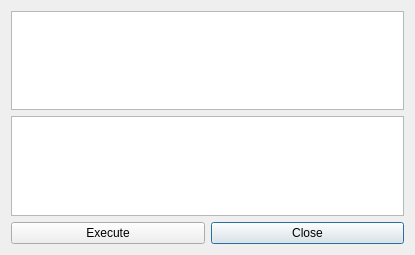
<?xml version="1.0" encoding="UTF-8"?>
<ui version="4.0">
 <class>Query</class>
 <widget class="QDialog" name="Query">
  <property name="geometry">
   <rect>
    <x>0</x>
    <y>0</y>
    <width>415</width>
    <height>255</height>
   </rect>
  </property>
  <property name="sizePolicy">
   <sizepolicy hsizetype="Fixed" vsizetype="Fixed">
    <horstretch>0</horstretch>
    <verstretch>0</verstretch>
   </sizepolicy>
  </property>
  <property name="windowTitle">
   <string>Dialog</string>
  </property>
  <layout class="QGridLayout" name="gridLayout">
   <item row="0" column="0" colspan="2">
    <widget class="QTextEdit" name="SqlText"/>
   </item>
   <item row="2" column="1">
    <widget class="QPushButton" name="pushButton_2">
     <property name="text">
      <string>Close</string>
     </property>
    </widget>
   </item>
   <item row="2" column="0">
    <widget class="QPushButton" name="pushButton">
     <property name="text">
      <string>Execute</string>
     </property>
    </widget>
   </item>
   <item row="1" column="0" colspan="2">
    <widget class="QTextEdit" name="SqlRes"/>
   </item>
  </layout>
 </widget>
 <resources/>
 <connections>
  <connection>
   <sender>pushButton_2</sender>
   <signal>clicked()</signal>
   <receiver>Query</receiver>
   <slot>close()</slot>
   <hints>
    <hint type="sourcelabel">
     <x>396</x>
     <y>224</y>
    </hint>
    <hint type="destinationlabel">
     <x>412</x>
     <y>217</y>
    </hint>
   </hints>
  </connection>
 </connections>
</ui>
